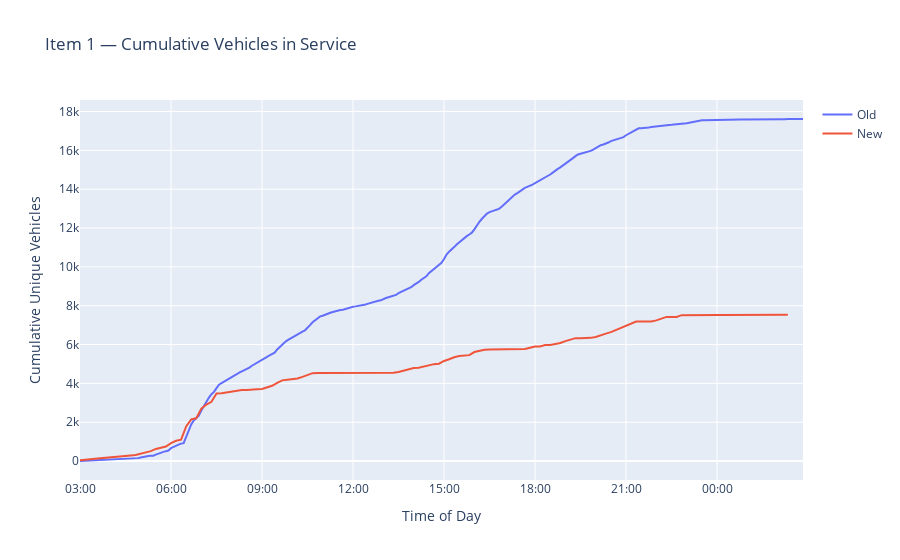

Notebook code cell kept with this figure:
### Markdown cell above
## Total number of vehicles in service

### Code cell
# NEW
new_first = (
    new_df.assign(depart_bin=lambda d: d["depart_bin"].astype(int))
          .groupby("vehicle_id")["depart_bin"].min()
)
new_intro = new_first.value_counts().sort_index()
new_intro = new_intro.reindex(pd.RangeIndex(0, new_intro.index.max() + 1), fill_value=0).cumsum()
new_intro_time = new_intro.copy()
new_intro_time.index = start_time + pd.to_timedelta(new_intro_time.index * 10, unit="m")

# OLD
old_first = (
    old_df.assign(startPeriod=lambda d: d["startPeriod"].astype(int))
          .groupby("vehicle_id")["startPeriod"].min()
)
old_intro = old_first.value_counts().sort_index()
old_intro = old_intro.reindex(pd.RangeIndex(0, old_intro.index.max() + 1), fill_value=0).cumsum()
old_intro_time = old_intro.copy()
old_intro_time.index = start_time + pd.to_timedelta(old_intro_time.index * 5, unit="m")

print("Item 1 — Unique vehicles:")
print(f"  New: {new_first.shape[0]:,}")
print(f"  Old: {old_first.shape[0]:,}")

fig = go.Figure()
fig.add_trace(go.Scatter(x=old_intro_time.index, y=old_intro_time.values, mode="lines",
                         name="Old"))
fig.add_trace(go.Scatter(x=new_intro_time.index, y=new_intro_time.values, mode="lines",
                         name="New"))
fig.update_layout(
    title="Item 1 — Cumulative Vehicles in Service",
    xaxis_title="Time of Day",
    yaxis_title="Cumulative Unique Vehicles",
    hovermode="x unified",
    xaxis=dict(tickformat="%H:%M")
)
fig.show()

### Figure 1 — Plotly figure (JSON) as saved in the notebook; plotly's stock layout.template omitted (floating-point values rounded to 4 significant figures; data arrays with more than 128 entries replaced by an {"elided": "..."} marker saying what was removed)
{"data": [{"mode": "lines", "name": "Old", "type": "scatter", "x": {"elided": "287 str values"}, "y": {"elided": "287 int values"}}, {"mode": "lines", "name": "New", "type": "scatter", "x": {"elided": "141 str values"}, "y": {"elided": "141 int values"}}], "layout": {"hovermode": "x unified", "title": {"text": "Item 1 — Cumulative Vehicles in Service"}, "xaxis": {"tickformat": "%H:%M", "title": {"text": "Time of Day"}}, "yaxis": {"title": {"text": "Cumulative Unique Vehicles"}}}}
